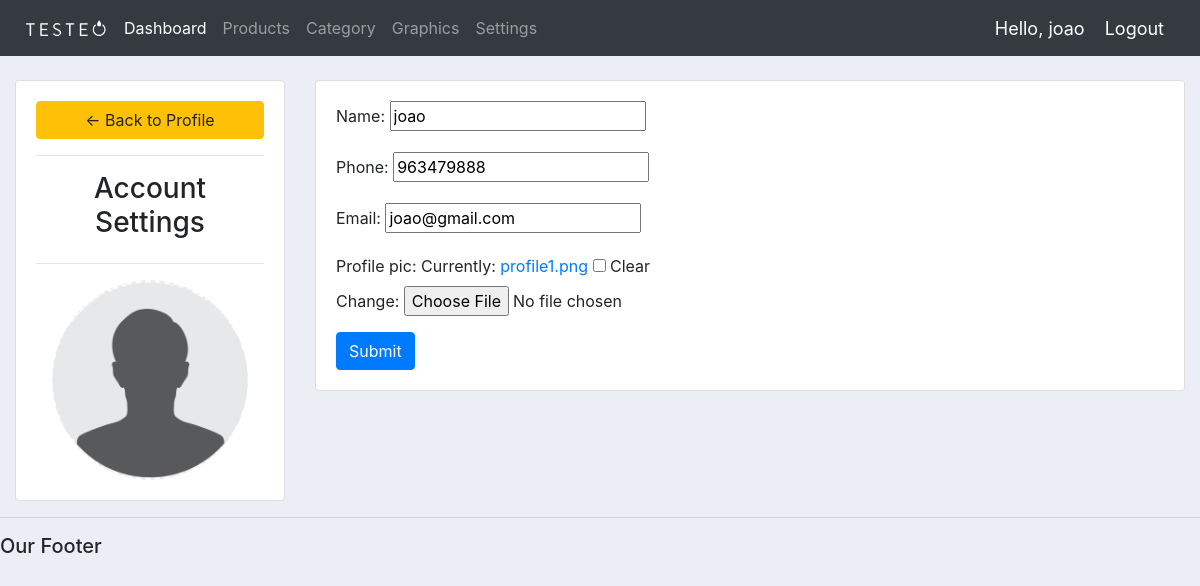
The page /account/ (signed in) on the database its author committed.
### accounts/models.py (models this page shows, shortened)
class Customer(models.Model):
	user = models.OneToOneField(User, null=True, blank=True, on_delete=models.CASCADE)
	name = models.CharField(max_length=200, null=True)
	phone = models.IntegerField(validators=[MinValueValidator(910000000), MaxValueValidator(969999999)])
	email = models.EmailField(max_length=200, null=True)
	profile_pic = models.ImageField(default="profile1.png", null=True, blank=True)
	date_created = models.DateTimeField(auto_now_add=True, null=True)

### accounts/decorators.py (the view)
		def wrapper_func(request, *args, **kwargs):
			group = None
			if request.user.groups.exists():
				group = request.user.groups.all()[0].name
			if group in allowed_roles:
				return view_func(request, *args, **kwargs)
			else:
				return HttpResponse('You are not authorized to view this page')

### accounts/forms.py
class CustomerForm(ModelForm):
    class Meta:
        model = Customer
        fields ='__all__'
        exclude = ['user']

### accounts/views.py (called while the page is built)
@login_required(login_url='login')
@allowed_users(allowed_roles=['customer', 'admin'])
def accountSettings(request):
	customer = request.user.customer
	form = CustomerForm(instance=customer)
	if request.method == 'POST':
		form = CustomerForm(request.POST, request.FILES,instance=customer)
		if form.is_valid():
			form.save()
	context = {'form':form}
	return render(request, 'accounts/account_settings.html', context)

### accounts/templates/accounts/account_settings.html (shortened to what this page needs)
{%  extends 'accounts/main.html' %}
{% load static %}
{% block content %}
<br>
<div class="row">
	<div class="col-md-3">
		<div class="card card-body">
			<a class="btn btn-warning" href="{% url 'home' %}"> &#8592; Back to Profile</a>
			<hr>
			<h3 style="text-align: center">Account Settings</h3>
			<hr>
			<img class="profile-pic" src="{{request.user.customer.profile_pic.url}}" >
		</div>
	</div>
	<div class="col-md-9">
		<div class="card card-body">
			<form method="POST" action="" enctype="multipart/form-data">
				{{form.as_p}}
			<input class="btn btn-primary" type="submit" name="Update Information">
			</form>
		</div>
	</div>
</div>
{% endblock %}

### accounts/templates/accounts/navbar.html (shortened to what this page needs)
{% load static %}
<nav class="navbar navbar-expand-lg navbar-dark bg-dark">
    <img src="{% static 'images/logo.png' %}" width="100px">
    <div class="collapse navbar-collapse" id="navbarNavDropdown">
      <ul class="navbar-nav">
        <li class="nav-item active">
          <a class="nav-link" href="{% url 'home' %}">Dashboard</a>
        </li>
        <li class="nav-item">
          <a class="nav-link" href="{% url 'products' %}">Products</a>
        </li>
        <li class="nav-item">
          <a class="nav-link" href="{% url 'category' %}">Category</a>
        </li>
        <li class="nav-item">
          <a class="nav-link" href="{% url 'graphics' %}">Graphics</a>
        </li>
        <li class="nav-item">
          <a class="nav-link" href="{% url 'account' %}">Settings</a>
        </li>
      </ul>
    </div>
    <span class="hello-msg">Hello, {{request.user}}</span>
    <span ><a  class="hello-msg" href="{% url 'logout' %}">Logout</a></span>
  </nav>
  {% load static %}

### static/css/main.css (style rules this page uses)
body { background-color: #ebeff5; }

### accounts/templates/accounts/navbar.html (style rules this page uses)
.hello-msg { font-size: 18px; color: #fff; margin-right: 20px; }

### accounts/templates/accounts/account_settings.html (style rules this page uses)
.profile-pic { max-width: 200px; max-height:200px; margin: 0 auto; border-radius: 50%; }

### rows shown on the page
Customer: name "joao", phone "963479888", email "joao@gmail.com"

### other values the page prints
{{ request.user }} "joao"
